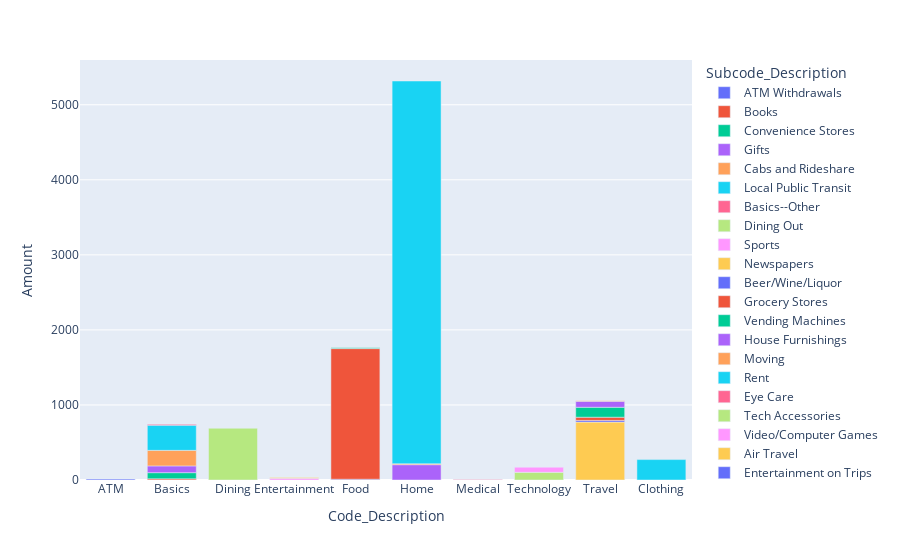

Notebook code cell kept with this figure:
### Markdown cell above
First, I'll create a chart showing my annual spending for each subcode in my filtered subcode list. Each bar represents a particular code, and the bars themselves are made of 'stacked' sums for each transaction subcode.

### Code cell
# See https://plotly.com/python/bar-charts/
fig_yearly_spending_by_selected_subcodes = px.bar(df_expenses_by_selected_subcodes_by_year, x = 'Code_Description', y = 'Amount', color = 'Subcode_Description')
fig_yearly_spending_by_selected_subcodes.show()

### Figure 1 — Plotly figure (JSON) as saved in the notebook; plotly's stock layout.template omitted (floating-point values rounded to 4 significant figures)
{"data": [{"alignmentgroup": "True", "hovertemplate": "Subcode_Description=ATM Withdrawals<br>Code_Description=%{x}<br>Amount=%{y}<extra></extra>", "legendgroup": "ATM Withdrawals", "marker": {"color": "#636efa", "pattern": {"shape": ""}}, "name": "ATM Withdrawals", "offsetgroup": "ATM Withdrawals", "orientation": "v", "showlegend": true, "textposition": "auto", "type": "bar", "x": ["ATM"], "xaxis": "x", "y": [11.67], "yaxis": "y"}, {"alignmentgroup": "True", "hovertemplate": "Subcode_Description=Books<br>Code_Description=%{x}<br>Amount=%{y}<extra></extra>", "legendgroup": "Books", "marker": {"color": "#EF553B", "pattern": {"shape": ""}}, "name": "Books", "offsetgroup": "Books", "orientation": "v", "showlegend": true, "textposition": "auto", "type": "bar", "x": ["Basics"], "xaxis": "x", "y": [15.44], "yaxis": "y"}, {"alignmentgroup": "True", "hovertemplate": "Subcode_Description=Convenience Stores<br>Code_Description=%{x}<br>Amount=%{y}<extra></extra>", "legendgroup": "Convenience Stores", "marker": {"color": "#00cc96", "pattern": {"shape": ""}}, "name": "Convenience Stores", "offsetgroup": "Convenience Stores", "orientation": "v", "showlegend": true, "textposition": "auto", "type": "bar", "x": ["Basics"], "xaxis": "x", "y": [82.26], "yaxis": "y"}, {"alignmentgroup": "True", "hovertemplate": "Subcode_Description=Gifts<br>Code_Description=%{x}<br>Amount=%{y}<extra></extra>", "legendgroup": "Gifts", "marker": {"color": "#ab63fa", "pattern": {"shape": ""}}, "name": "Gifts", "offsetgroup": "Gifts", "orientation": "v", "showlegend": true, "textposition": "auto", "type": "bar", "x": ["Basics"], "xaxis": "x", "y": [90.39], "yaxis": "y"}, {"alignmentgroup": "True", "hovertemplate": "Subcode_Description=Cabs and Rideshare<br>Code_Description=%{x}<br>Amount=%{y}<extra></extra>", "legendgroup": "Cabs and Rideshare", "marker": {"color": "#FFA15A", "pattern": {"shape": ""}}, "name": "Cabs and Rideshare", "offsetgroup": "Cabs and Rideshare", "orientation": "v", "showlegend": true, "textposition": "auto", "type": "bar", "x": ["Basics"], "xaxis": "x", "y": [207.0], "yaxis": "y"}, {"alignmentgroup": "True", "hovertemplate": "Subcode_Description=Local Public Transit<br>Code_Description=%{x}<br>Amount=%{y}<extra></extra>", "legendgroup": "Local Public Transit", "marker": {"color": "#19d3f3", "pattern": {"shape": ""}}, "name": "Local Public Transit", "offsetgroup": "Local Public Transit", "orientation": "v", "showlegend": true, "textposition": "auto", "type": "bar", "x": ["Basics"], "xaxis": "x", "y": [335.3], "yaxis": "y"}, {"alignmentgroup": "True", "hovertemplate": "Subcode_Description=Basics--Other<br>Code_Description=%{x}<br>Amount=%{y}<extra></extra>", "legendgroup": "Basics--Other", "marker": {"color": "#FF6692", "pattern": {"shape": ""}}, "name": "Basics--Other", "offsetgroup": "Basics--Other", "orientation": "v", "showlegend": true, "textposition": "auto", "type": "bar", "x": ["Basics"], "xaxis": "x", "y": [11.28], "yaxis": "y"}, {"alignmentgroup": "True", "hovertemplate": "Subcode_Description=Dining Out<br>Code_Description=%{x}<br>Amount=%{y}<extra></extra>", "legendgroup": "Dining Out", "marker": {"color": "#B6E880", "pattern": {"shape": ""}}, "name": "Dining Out", "offsetgroup": "Dining Out", "orientation": "v", "showlegend": true, "textposition": "auto", "type": "bar", "x": ["Dining"], "xaxis": "x", "y": [689.4], "yaxis": "y"}, {"alignmentgroup": "True", "hovertemplate": "Subcode_Description=Sports<br>Code_Description=%{x}<br>Amount=%{y}<extra></extra>", "legendgroup": "Sports", "marker": {"color": "#FF97FF", "pattern": {"shape": ""}}, "name": "Sports", "offsetgroup": "Sports", "orientation": "v", "showlegend": true, "textposition": "auto", "type": "bar", "x": ["Entertainment"], "xaxis": "x", "y": [22.32], "yaxis": "y"}, {"alignmentgroup": "True", "hovertemplate": "Subcode_Description=Newspapers<br>Code_Description=%{x}<br>Amount=%{y}<extra></extra>", "legendgroup": "Newspapers", "marker": {"color": "#FECB52", "pattern": {"shape": ""}}, "name": "Newspapers", "offsetgroup": "Newspapers", "orientation": "v", "showlegend": true, "textposition": "auto", "type": "bar", "x": ["Entertainment"], "xaxis": "x", "y": [12], "yaxis": "y"}, {"alignmentgroup": "True", "hovertemplate": "Subcode_Description=Beer/Wine/Liquor<br>Code_Description=%{x}<br>Amount=%{y}<extra></extra>", "legendgroup": "Beer/Wine/Liquor", "marker": {"color": "#636efa", "pattern": {"shape": ""}}, "name": "Beer/Wine/Liquor", "offsetgroup": "Beer/Wine/Liquor", "orientation": "v", "showlegend": true, "textposition": "auto", "type": "bar", "x": ["Food"], "xaxis": "x", "y": [10.54], "yaxis": "y"}, {"alignmentgroup": "True", "hovertemplate": "Subcode_Description=Grocery Stores<br>Code_Description=%{x}<br>Amount=%{y}<extra></extra>", "legendgroup": "Grocery Stores", "marker": {"color": "#EF553B", "pattern": {"shape": ""}}, "name": "Grocery Stores", "offsetgroup": "Grocery Stores", "orientation": "v", "showlegend": true, "textposition": "auto", "type": "bar", "x": ["Food"], "xaxis": "x", "y": [1741.0], "yaxis": "y"}, {"alignmentgroup": "True", "hovertemplate": "Subcode_Description=Vending Machines<br>Code_Description=%{x}<br>Amount=%{y}<extra></extra>", "legendgroup": "Vending Machines", "marker": {"color": "#00cc96", "pattern": {"shape": ""}}, "name": "Vending Machines", "offsetgroup": "Vending Machines", "orientation": "v", "showlegend": true, "textposition": "auto", "type": "bar", "x": ["Food"], "xaxis": "x", "y": [9.61], "yaxis": "y"}, {"alignmentgroup": "True", "hovertemplate": "Subcode_Description=House Furnishings<br>Code_Description=%{x}<br>Amount=%{y}<extra></extra>", "legendgroup": "House Furnishings", "marker": {"color": "#ab63fa", "pattern": {"shape": ""}}, "name": "House Furnishings", "offsetgroup": "House Furnishings", "orientation": "v", "showlegend": true, "textposition": "auto", "type": "bar", "x": ["Home"], "xaxis": "x", "y": [204.1], "yaxis": "y"}, {"alignmentgroup": "True", "hovertemplate": "Subcode_Description=Moving<br>Code_Description=%{x}<br>Amount=%{y}<extra></extra>", "legendgroup": "Moving", "marker": {"color": "#FFA15A", "pattern": {"shape": ""}}, "name": "Moving", "offsetgroup": "Moving", "orientation": "v", "showlegend": true, "textposition": "auto", "type": "bar", "x": ["Home"], "xaxis": "x", "y": [12.52], "yaxis": "y"}, {"alignmentgroup": "True", "hovertemplate": "Subcode_Description=Rent<br>Code_Description=%{x}<br>Amount=%{y}<extra></extra>", "legendgroup": "Rent", "marker": {"color": "#19d3f3", "pattern": {"shape": ""}}, "name": "Rent", "offsetgroup": "Rent", "orientation": "v", "showlegend": true, "textposition": "auto", "type": "bar", "x": ["Home"], "xaxis": "x", "y": [5100], "yaxis": "y"}, {"alignmentgroup": "True", "hovertemplate": "Subcode_Description=Eye Care<br>Code_Description=%{x}<br>Amount=%{y}<extra></extra>", "legendgroup": "Eye Care", "marker": {"color": "#FF6692", "pattern": {"shape": ""}}, "name": "Eye Care", "offsetgroup": "Eye Care", "orientation": "v", "showlegend": true, "textposition": "auto", "type": "bar", "x": ["Medical"], "xaxis": "x", "y": [6.12], "yaxis": "y"}, {"alignmentgroup": "True", "hovertemplate": "Subcode_Description=Tech Accessories<br>Code_Description=%{x}<br>Amount=%{y}<extra></extra>", "legendgroup": "Tech Accessories", "marker": {"color": "#B6E880", "pattern": {"shape": ""}}, "name": "Tech Accessories", "offsetgroup": "Tech Accessories", "orientation": "v", "showlegend": true, "textposition": "auto", "type": "bar", "x": ["Technology"], "xaxis": "x", "y": [102.6], "yaxis": "y"}, {"alignmentgroup": "True", "hovertemplate": "Subcode_Description=Video/Computer Games<br>Code_Description=%{x}<br>Amount=%{y}<extra></extra>", "legendgroup": "Video/Computer Games", "marker": {"color": "#FF97FF", "pattern": {"shape": ""}}, "name": "Video/Computer Games", "offsetgroup": "Video/Computer Games", "orientation": "v", "showlegend": true, "textposition": "auto", "type": "bar", "x": ["Technology"], "xaxis": "x", "y": [68.09], "yaxis": "y"}, {"alignmentgroup": "True", "hovertemplate": "Subcode_Description=Air Travel<br>Code_Description=%{x}<br>Amount=%{y}<extra></extra>", "legendgroup": "Air Travel", "marker": {"color": "#FECB52", "pattern": {"shape": ""}}, "name": "Air Travel", "offsetgroup": "Air Travel", "orientation": "v", "showlegend": true, "textposition": "auto", "type": "bar", "x": ["Travel"], "xaxis": "x", "y": [771.6], "yaxis": "y"}, {"alignmentgroup": "True", "hovertemplate": "Subcode_Description=Entertainment on Trips<br>Code_Description=%{x}<br>Amount=%{y}<extra></extra>", "legendgroup": "Entertainment on Trips", "marker": {"color": "#636efa", "pattern": {"shape": ""}}, "name": "Entertainment on Trips", "offsetgroup": "Entertainment on Trips", "orientation": "v", "showlegend": true, "textposition": "auto", "type": "bar", "x": ["Travel"], "xaxis": "x", "y": [21.95], "yaxis": "y"}, {"alignmentgroup": "True", "hovertemplate": "Subcode_Description=Food on Trips<br>Code_Description=%{x}<br>Amount=%{y}<extra></extra>", "legendgroup": "Food on Trips", "marker": {"color": "#EF553B", "pattern": {"shape": ""}}, "name": "Food on Trips", "offsetgroup": "Food on Trips", "orientation": "v", "showlegend": true, "textposition": "auto", "type": "bar", "x": ["Travel"], "xaxis": "x", "y": [43.13], "yaxis": "y"}, {"alignmentgroup": "True", "hovertemplate": "Subcode_Description=Hotels<br>Code_Description=%{x}<br>Amount=%{y}<extra></extra>", "legendgroup": "Hotels", "marker": {"color": "#00cc96", "pattern": {"shape": ""}}, "name": "Hotels", "offsetgroup": "Hotels", "orientation": "v", "showlegend": true, "textposition": "auto", "type": "bar", "x": ["Travel"], "xaxis": "x", "y": [132.3], "yaxis": "y"}, {"alignmentgroup": "True", "hovertemplate": "Subcode_Description=Public Transit on Trips<br>Code_Description=%{x}<br>Amount=%{y}<extra></extra>", "legendgroup": "Public Transit on Trips", "marker": {"color": "#ab63fa", "pattern": {"shape": ""}}, "name": "Public Transit on Trips", "offsetgroup": "Public Transit on Trips", "orientation": "v", "showlegend": true, "textposition": "auto", "type": "bar", "x": ["Travel"], "xaxis": "x", "y": [80.67], "yaxis": "y"}, {"alignmentgroup": "True", "hovertemplate": "Subcode_Description=General Travel Expenses<br>Code_Description=%{x}<br>Amount=%{y}<extra></extra>", "legendgroup": "General Travel Expenses", "marker": {"color": "#FFA15A", "pattern": {"shape": ""}}, "name": "General Travel Expenses", "offsetgroup": "General Travel Expenses", "orientation": "v", "showlegend": true, "textposition": "auto", "type": "bar", "x": ["Travel"], "xaxis": "x", "y": [5.42], "yaxis": "y"}, {"alignmentgroup": "True", "hovertemplate": "Subcode_Description=Clothes<br>Code_Description=%{x}<br>Amount=%{y}<extra></extra>", "legendgroup": "Clothes", "marker": {"color": "#19d3f3", "pattern": {"shape": ""}}, "name": "Clothes", "offsetgroup": "Clothes", "orientation": "v", "showlegend": true, "textposition": "auto", "type": "bar", "x": ["Clothing"], "xaxis": "x", "y": [272.1], "yaxis": "y"}], "layout": {"barmode": "relative", "legend": {"title": {"text": "Subcode_Description"}, "tracegroupgap": 0}, "margin": {"t": 60}, "xaxis": {"anchor": "y", "domain": [0, 1], "title": {"text": "Code_Description"}}, "yaxis": {"anchor": "x", "domain": [0, 1], "title": {"text": "Amount"}}}}
